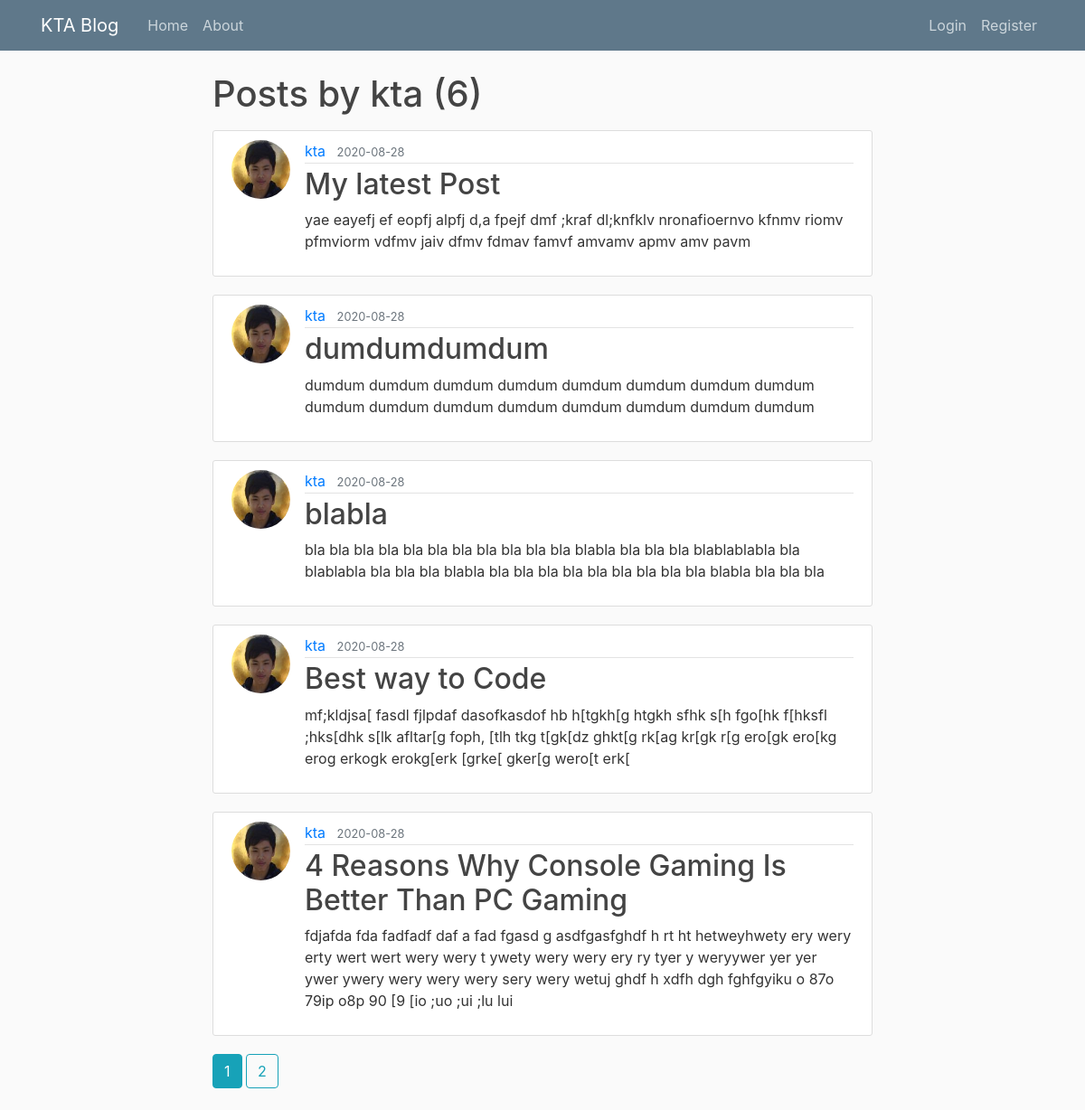
Before: /user/kta with the older database file.
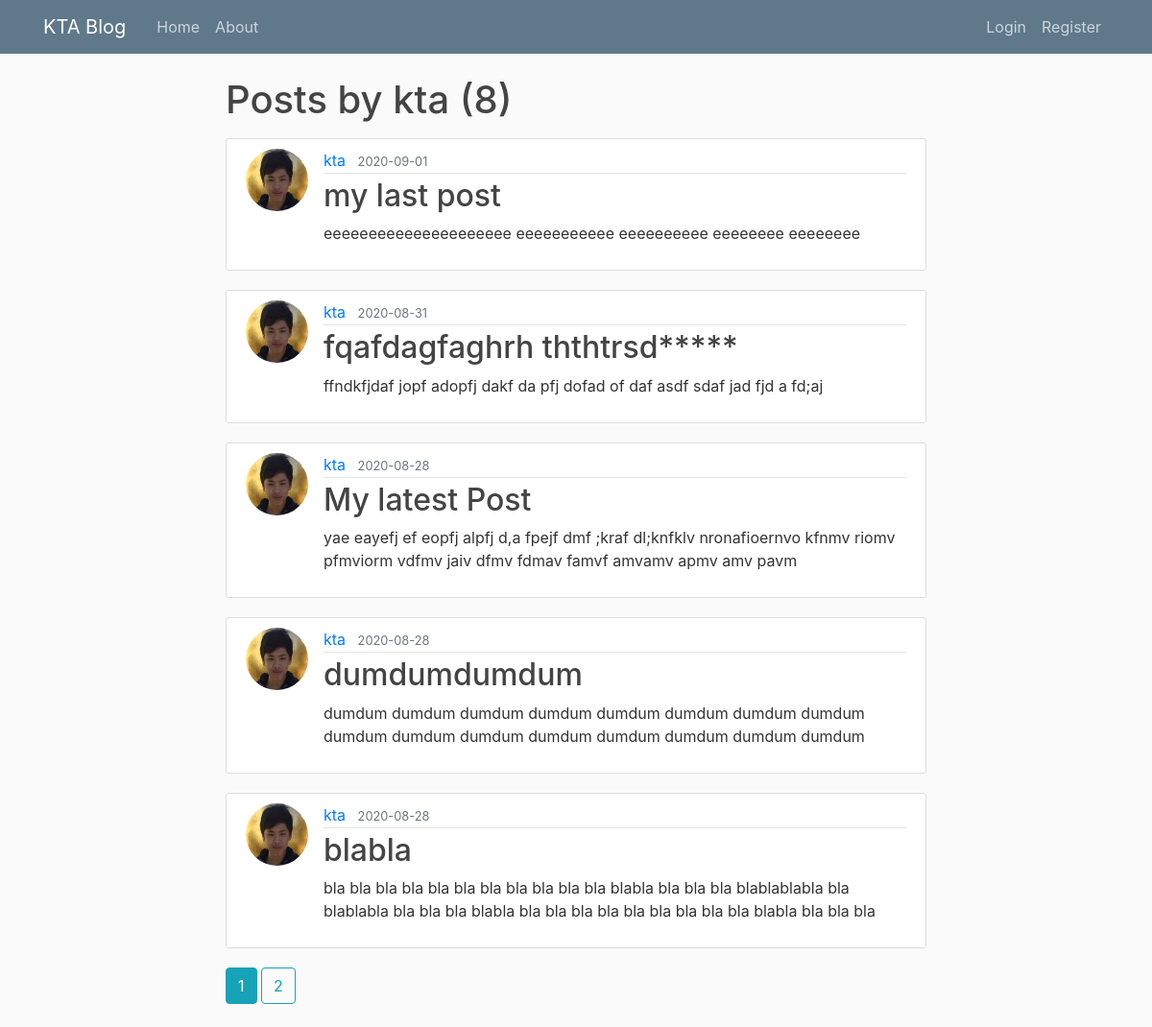
After: the same page with the newer database file.
### flaskblog/model.py (models this page shows, shortened)
class User(db.Model, UserMixin):
    id = db.Column(db.Integer, primary_key=True)
    username = db.Column(db.String(20), unique=True, nullable=False)
    email = db.Column(db.String(120), unique=True, nullable=False)
    image_file = db.Column(db.String(20), nullable=False, default='default.jpg')
    password = db.Column(db.String(60), nullable=False)
    posts = db.relationship('Post', backref='author', lazy=True)

class Post(db.Model):
    id = db.Column(db.Integer, primary_key=True)
    title = db.Column(db.String(100), nullable=False)
    date_posted = db.Column(db.DateTime, nullable=False, default=datetime.utcnow)
    content = db.Column(db.Text, nullable=False)
    user_id = db.Column(db.Integer, db.ForeignKey('user.id'), nullable=False)

### flaskblog/users/route.py (the view)
@users.route('/user/<string:username>')
def user_posts(username):
    page = request.args.get('page', 1, type=int)
    user = User.query.filter_by(username=username).first_or_404()
    posts = Post.query.filter_by(author=user)\
        .order_by(Post.date_posted.desc())\
        .paginate(page=page, per_page=5)
    return render_template('user_posts.html', posts=posts, user=user)

### flaskblog/templates/user_posts.html
{% extends "base.html" %}
{% block body %}
    <h1 class="mb-3">Posts by {{ user.username }} ({{ posts.total }})</h1>
    {% for post in posts.items %}
        <article class="media content-section">
          <img class="rounded-circle article-img" src="{{ url_for('static', filename='profile_pics/' + post.author.image_file) }}">
          <div class="media-body">
            <div class="article-metadata">
              <a class="mr-2" href="{{ url_for('users.user_posts', username=post.author.username) }}">{{ post.author.username }}</a>
              <small class="text-muted">{{ post.date_posted.strftime('%Y-%m-%d') }}</small>
            </div>
            <h2><a class="article-title" href="{{ url_for('posts.post', post_id=post.id) }}">{{ post.title }}</a></h2>
            <p class="article-content">{{ post.content }}</p>
          </div>
        </article>
    {% endfor %}
    {% for page_num in posts.iter_pages(left_edge=1, right_edge=1, left_current=1, right_current=2) %}
      {% if page_num %}
        {% if posts.page == page_num %}
          <a class="btn btn-info mb-4" href="{{ url_for('users.user_posts', username=user.username, page=page_num) }}">{{ page_num }}</a>
        {% else %}
          <a class="btn btn-outline-info mb-4" href="{{ url_for('users.user_posts', username=user.username, page=page_num) }}">{{ page_num }}</a>
        {% endif %}
      {% else %}
        .....
      {% endif %}
    {% endfor %}
{% endblock %}

### flaskblog/templates/base.html (shortened to what this page needs)
<!DOCTYPE html>
<html>
    <head>
        <link rel="stylesheet" href="https://stackpath.bootstrapcdn.com/bootstrap/4.5.2/css/bootstrap.min.css">
        <link rel="stylesheet" type="text/css" href="{{ url_for('static', filename='main.css') }}" />
    </head>
    <body>
        <header class="site-header">
          <nav class="navbar navbar-expand-md navbar-dark bg-steel fixed-top">
            <div class="container">
              <a class="navbar-brand mr-4" href="/">KTA Blog</a>
              <div class="collapse navbar-collapse" id="navbarToggle">
                <div class="navbar-nav mr-auto">
                  <a class="nav-item nav-link" href="{{ url_for('main.home') }}">Home</a>
                  <a class="nav-item nav-link" href="{{ url_for('main.about') }}">About</a>
                </div>
                <div class="navbar-nav">
                    {% if current_user.is_authenticated %}
                       <a class="nav-item nav-link" href="{{ url_for('posts.new_post') }}">New Post</a>
                       <a class="nav-item nav-link" href="{{ url_for('users.account') }}">Account</a>
                       <a class="nav-item nav-link" href="{{ url_for('users.logout') }}">Logout</a>
                    {% else %}
                      <a class="nav-item nav-link" href="{{ url_for('users.login') }}">Login</a>
                      <a class="nav-item nav-link" href="{{ url_for('users.register') }}">Register</a>
                    {% endif %}
                </div>
              </div>
            </div>
          </nav>
        </header>
        <main role="main" class="container">
          <div class="row">
            <div class="col-md-8 mx-auto">
              {% block body %}{% endblock %}
            </div>
          </div>
        </main>
    </body>
</html>

### flaskblog/static/main.css (style rules this page uses)
body { background: #fafafa; color: #333333; margin-top: 5rem; }
h1, h2, h3, h4, h5, h6 { color: #444444; }
.bg-steel { background-color: #5f788a; }
.site-header .navbar-nav .nav-link { color: #cbd5db; }
.content-section { background: #ffffff; padding: 10px 20px; border: 1px solid #dddddd; border-radius: 3px; margin-bottom: 20px; }
.article-title { color: #444444; }
.article-content { white-space: pre-line; }
.article-img { height: 65px; width: 65px; margin-right: 16px; }
.article-metadata { padding-bottom: 1px; margin-bottom: 4px; border-bottom: 1px solid #e3e3e3 }

Changed rows visible on the page:
no longer on this page (row unchanged): Post: image_file (picture), author.username "kta", date_posted "2020-08-28", title "Best way to Code", content "mf;kldjsa[ fasdl fjlpdaf dasofkasdof hb h[tgkh[g htgkh sfhk s[h fgo[hk f[hksfl ;hks[dhk s[lk afltar[g foph, [tlh tkg t[gk[dz ghkt[g rk[ag kr[gk r[g ero[gk ero[kg erog erkogk erokg[erk [grke[ gker[g wero[t erk["
no longer on this page (row unchanged): Post: image_file (picture), author.username "kta", date_posted "2020-08-28", title "4 Reasons Why Console Gaming Is Better Than PC Gaming", content "fdjafda fda fadfadf daf a fad fgasd g asdfgasfghdf h rt ht hetweyhwety ery wery erty wert wert wery wery t ywety wery wery ery ry tyer y weryywer yer yer ywer ywery wery wery wery sery wery wetuj ghdf h xdfh dgh fghfgyiku o 87o 79ip o8p 90 [9 [io ;uo ;ui ;lu lui"
added Post: image_file (picture), author.username "kta", date_posted "2020-09-01", title "my last post", content "eeeeeeeeeeeeeeeeeeeee eeeeeeeeeee eeeeeeeeee eeeeeeee eeeeeeee"
added Post: image_file (picture), author.username "kta", date_posted "2020-08-31", title "fqafdagfaghrh ththtrsd*****", content "ffndkfjdaf jopf adopfj dakf da pfj dofad of daf asdf sdaf jad fjd a fd;aj"
Other visible differences:
{{ posts.total }}: "6" → "8"
